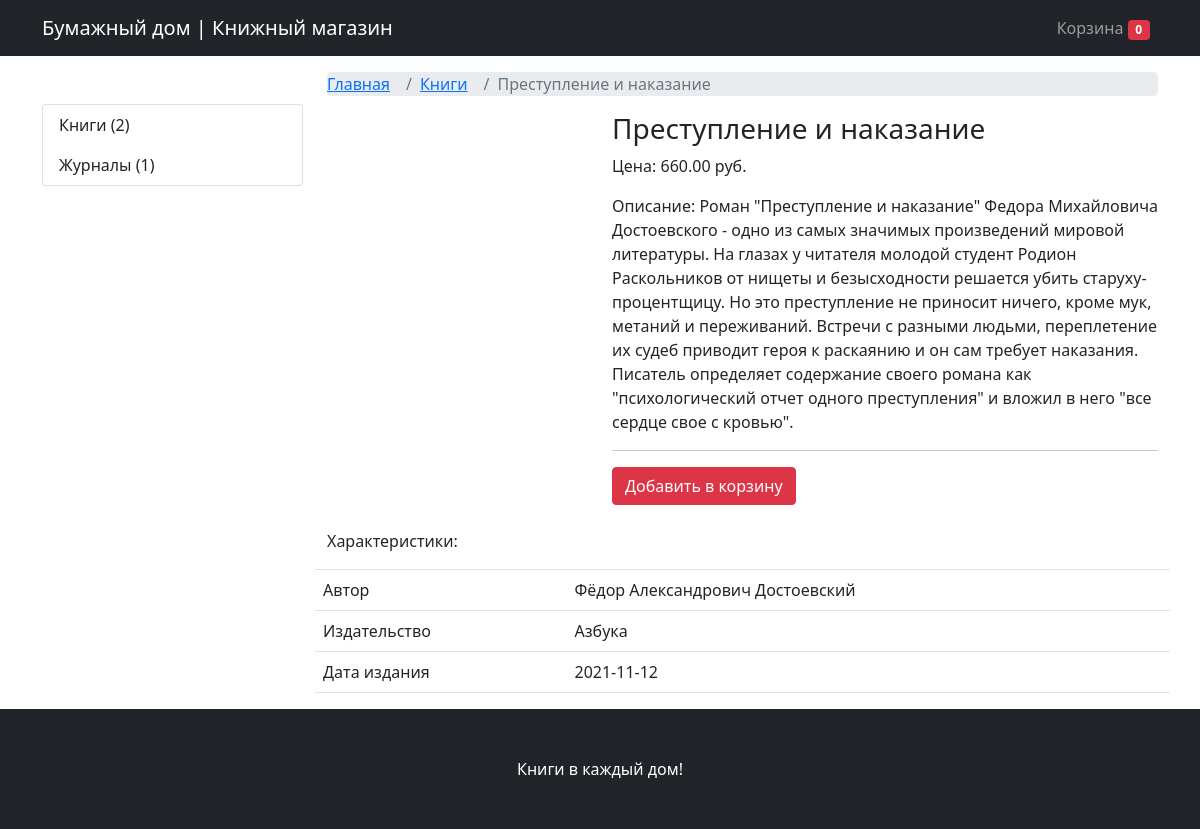
The page /products/book/CrimeAndPunishment/ on the database as committed earlier.
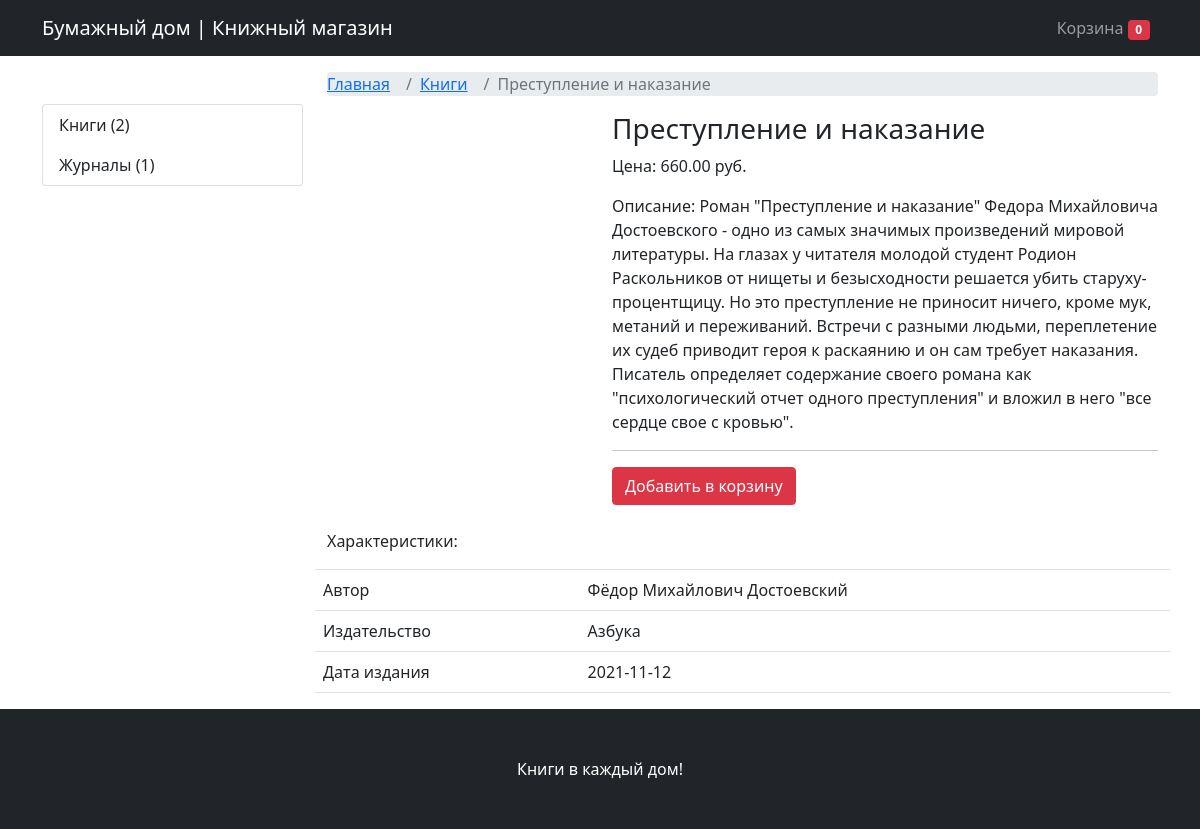
The same page on the database as committed later.
### mainapp/models.py (models this page shows, shortened)
class Product(models.Model):
    class Meta:
        abstract = True
    category = models.ForeignKey(Category, verbose_name='Категория', on_delete=models.CASCADE)
    title = models.CharField(max_length=255, verbose_name='Наименование товара')
    slug = models.SlugField(unique=True)
    image = models.ImageField(verbose_name='Изображение')
    description = models.TextField(verbose_name='Описание', null=True)
    price = models.DecimalField(max_digits=9, decimal_places=2, verbose_name='Цена')

class Book(Product):
    publisher = models.ForeignKey(Publisher, on_delete=models.CASCADE, verbose_name='Издательство', null=True)
    creationdate = models.DateField(default=datetime.now)
    author = models.ForeignKey(Author, verbose_name='Автор', on_delete=models.CASCADE, null=True)

class Author(models.Model):
    name = models.CharField(max_length=255, verbose_name='Имя автора', blank=True)
    def __str__(self):
        return self.name

class Publisher(models.Model):
    name = models.CharField(max_length=255, verbose_name='Наименование издательства')
    def __str__(self):
        return self.name

class Category(models.Model):
    name = models.CharField(max_length=255, verbose_name='Наименование категории')
    slug = models.SlugField(unique=True)
    objects = CategoryManager()
    def get_absolute_url(self):
        return reverse('category_detail', kwargs={'slug': self.slug})

### mainapp/views.py (the view)
# urls.py: path('products/<str:ct_model>/<str:slug>/', ProductDetailView.as_view(), name='product_detail'),
class ProductDetailView(CartMixin, CategoryDetailMixin, DetailView):
    CT_MODEL_MODEL_CLASS = {
        'book': Book,
        'magazine': Magazine
    }
    def dispatch(self, requests, *args, **kwargs):
        self.model = self.CT_MODEL_MODEL_CLASS[kwargs['ct_model']]
        self.queryset = self.model._base_manager.all()
        return super().dispatch(requests, *args, **kwargs)
    context_object_name = 'product'
    template_name = 'product_detail.html'
    slug_url_kwarg = 'slug'
    def get_context_data(self, **kwargs):
        context = super().get_context_data(**kwargs)
        context['ct_model'] = self.model._meta.model_name
        context['cart'] = self.cart
        return context

### mainapp/mixins.py (called while the page is built)
    def get_context_data(self, **kwargs):
        if isinstance(self.get_object(), Category):
            model = self.CATEGORY_SLUG2PRODUCT_MODEL[self.get_object().slug]
            context = super().get_context_data(**kwargs)
            context['categories'] = Category.objects.get_categories_for_left_sidebar()
            context['category_products'] = model.objects.all()
            return context
        context = super().get_context_data(**kwargs)
        context['categories'] = Category.objects.get_categories_for_left_sidebar()
        return context

### mainapp/models.py (called while the page is built)
def get_models_for_count(*model_names):
    return [models.Count(model_name) for model_name in model_names]

    def get_queryset(self):
        return super().get_queryset()

    def get_categories_for_left_sidebar(self):
        models = get_models_for_count('book', 'magazine')
        qs = list(self.get_queryset().annotate(*models))
        data = [
            dict(name=c.name, url=c.get_absolute_url(), count=getattr(c, self.CATEGORY_NAME_COUNT_NAME[c.name]))
            for c in qs
        ]
        return data

### mainapp/templates/product_detail.html (shortened to what this page needs)
{% extends 'base.html' %}
{% load specifications %}
{% block content %}
    <nav aria-label="breadcrumb" class="mt-3">
      <ol class="breadcrumb">
        <li class="breadcrumb-item"><a href="{% url 'base' %}">Главная</a></li>
        <li class="breadcrumb-item"><a href="{{ product.category.get_absolute_url }}">{{ product.category.name }}</a></li>
        <li class="breadcrumb-item active" aria-current="page">{{ product.title }}</li>
      </ol>
    </nav>
<div class="row">
    <div class="col-md-4">
    </div>
    <div class="col-md-8">
        <h3>{{ product.title }}</h3>
        <p>Цена: {{ product.price }} руб.</p>
        <p>Описание: {{ product.description }}</p>
        <hr>
        <a href="{% url 'add_to_cart' ct_model=ct_model slug=product.slug %}"><button class="btn btn-danger">Добавить в корзину</button></a>
    </div>
    <p class="mt-4">Характеристики:</p>
    {{ product|product_spec }}
</div>
{% endblock content %}

Rows that differ between the two databases and show on the page:
changed through a linked row, Book "Преступление и наказание": author+publisher+creationdate "Автор Фёдор Александрович Достоевский Издательство Азбука Дата издания 2021-11-12" → "Автор Фёдор Михайлович Достоевский Издательство Азбука Дата издания 2021-11-12"
